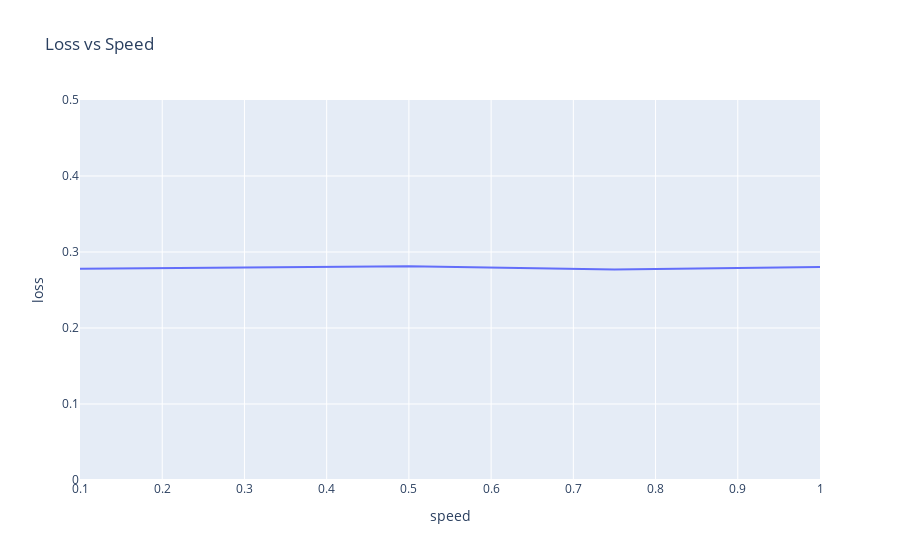
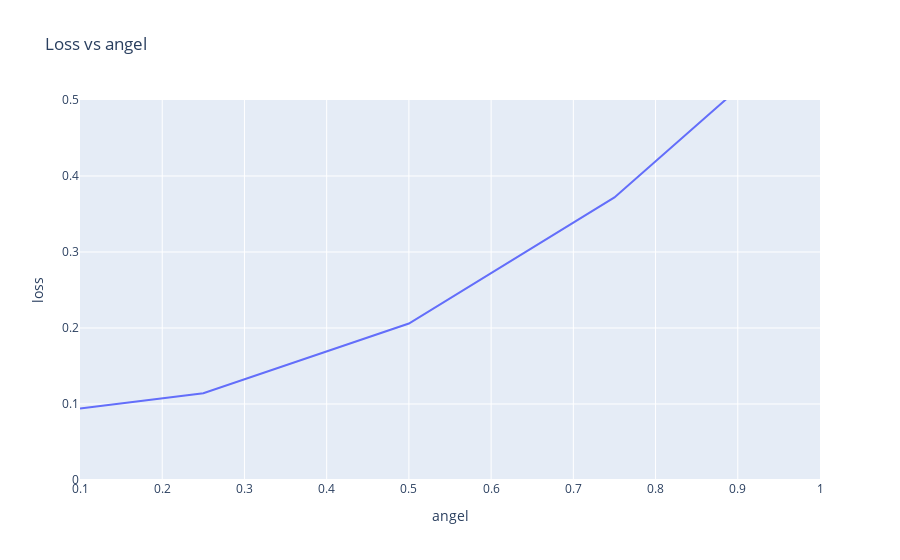
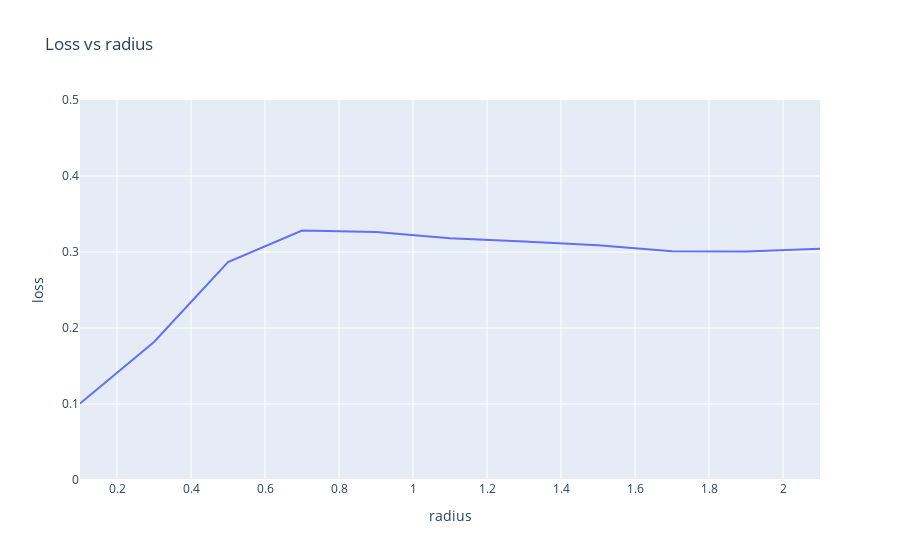

Notebook code cell kept with these figures, in order:
### Markdown cell above
<div dir="rtl" lang="he" xml:lang="he">

ניתן לראות שיש מספר רב של סטים שמביאים תוצאות טובות. ננסה לראות את ההשפעה של כל פרמטר על התוצאה הסופית.

### Code cell
limit = 1.0
px.line(
    run_data[run_data['loss']<limit].groupby("speed").mean(), y="loss",range_y=[0,0.5], title="Loss vs Speed"
).show()
px.line(
    run_data[run_data['loss']<limit].groupby("angel").mean(),range_y=[0,0.5],y="loss", title="Loss vs angel"
).show()
px.line(
    run_data[run_data['loss']<limit].groupby("radius").mean(), y="loss",range_y=[0,0.5], title="Loss vs radius"
).show()

### Figure 1 — Plotly figure (JSON) as saved in the notebook; plotly's stock layout.template omitted (floating-point values rounded to 4 significant figures)
{"data": [{"hovertemplate": "speed=%{x}<br>loss=%{y}<extra></extra>", "legendgroup": "", "line": {"color": "#636efa", "dash": "solid"}, "marker": {"symbol": "circle"}, "mode": "lines", "name": "", "orientation": "v", "showlegend": false, "type": "scatter", "x": [0.1, 0.25, 0.5, 0.75, 1], "xaxis": "x", "y": [0.2779, 0.279, 0.2812, 0.2771, 0.2804], "yaxis": "y"}], "layout": {"legend": {"tracegroupgap": 0}, "title": {"text": "Loss vs Speed"}, "xaxis": {"anchor": "y", "domain": [0, 1], "title": {"text": "speed"}}, "yaxis": {"anchor": "x", "domain": [0, 1], "range": [0, 0.5], "title": {"text": "loss"}}}}

### Figure 2 — Plotly figure (JSON) as saved in the notebook; plotly's stock layout.template omitted (floating-point values rounded to 4 significant figures)
{"data": [{"hovertemplate": "angel=%{x}<br>loss=%{y}<extra></extra>", "legendgroup": "", "line": {"color": "#636efa", "dash": "solid"}, "marker": {"symbol": "circle"}, "mode": "lines", "name": "", "orientation": "v", "showlegend": false, "type": "scatter", "x": [0.1, 0.25, 0.5, 0.75, 1], "xaxis": "x", "y": [0.0942, 0.1141, 0.2059, 0.3718, 0.6096], "yaxis": "y"}], "layout": {"legend": {"tracegroupgap": 0}, "title": {"text": "Loss vs angel"}, "xaxis": {"anchor": "y", "domain": [0, 1], "title": {"text": "angel"}}, "yaxis": {"anchor": "x", "domain": [0, 1], "range": [0, 0.5], "title": {"text": "loss"}}}}

### Figure 3 — Plotly figure (JSON) as saved in the notebook; plotly's stock layout.template omitted (floating-point values rounded to 4 significant figures)
{"data": [{"hovertemplate": "radius=%{x}<br>loss=%{y}<extra></extra>", "legendgroup": "", "line": {"color": "#636efa", "dash": "solid"}, "marker": {"symbol": "circle"}, "mode": "lines", "name": "", "orientation": "v", "showlegend": false, "type": "scatter", "x": [0.1, 0.3, 0.5, 0.7, 0.9, 1.1, 1.3, 1.5, 1.7, 1.9, 2.1], "xaxis": "x", "y": [0.1007, 0.1817, 0.2866, 0.3281, 0.3263, 0.3179, 0.3138, 0.3089, 0.301, 0.3007, 0.3043], "yaxis": "y"}], "layout": {"legend": {"tracegroupgap": 0}, "title": {"text": "Loss vs radius"}, "xaxis": {"anchor": "y", "domain": [0, 1], "title": {"text": "radius"}}, "yaxis": {"anchor": "x", "domain": [0, 1], "range": [0, 0.5], "title": {"text": "loss"}}}}
